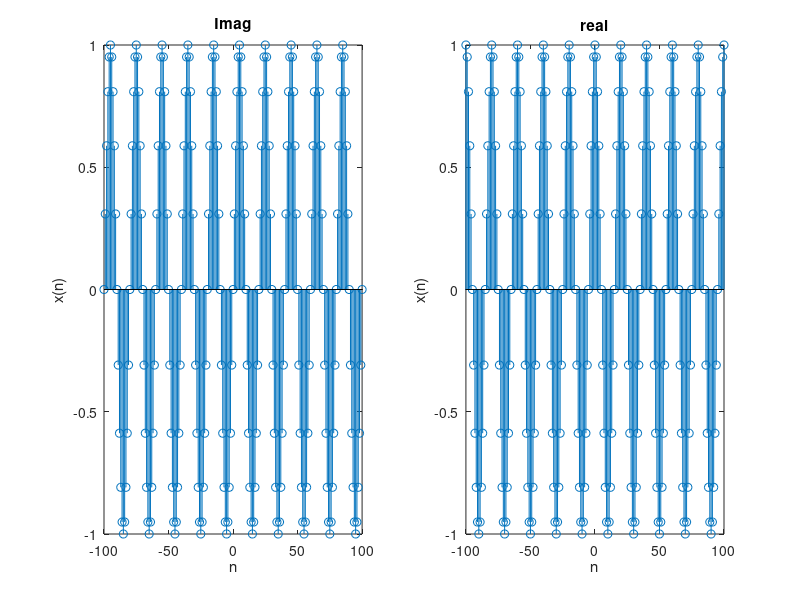

Reproduce this figure in MATLAB.
n = -100:100;

x1 = cos(0.1 * pi * n);
x2 = sin(0.1 * pi * n);

subplot(1, 2, 1); stem(n, x2); title('Imag'); xlabel('n'); ylabel('x(n)');
subplot(1, 2, 2); stem(n, x1); title('real'); xlabel('n'); ylabel('x(n)');


